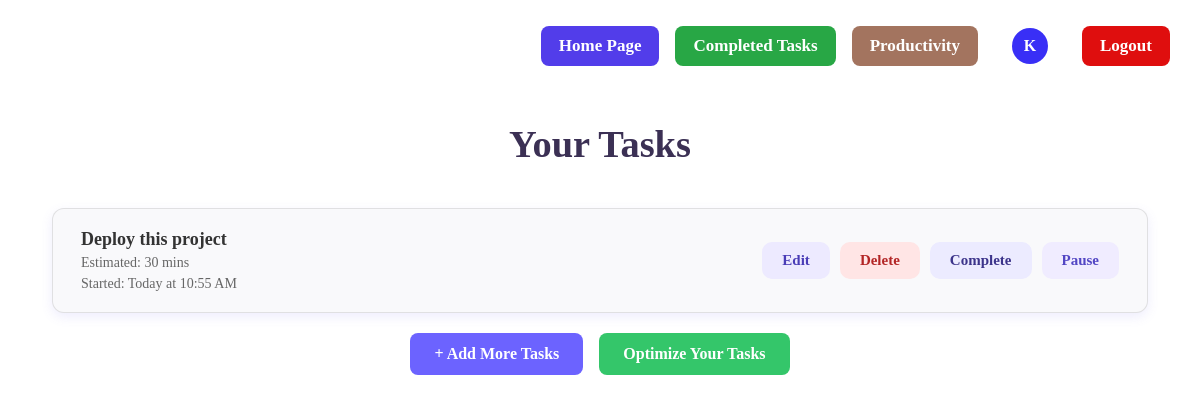
The app's page /dashboard (signed in) with its own data.
### tables this page shows
CREATE TABLE tasks (
        id INTEGER PRIMARY KEY AUTOINCREMENT,
        user_id INTEGER NOT NULL,
        task_name TEXT NOT NULL,
        description TEXT,
        estimated_time INTEGER NOT NULL,
        is_completed INTEGER DEFAULT 0,
        created_at TEXT DEFAULT CURRENT_TIMESTAMP, priority INTEGER DEFAULT 0, start_time TEXT, is_paused INTEGER DEFAULT 0,
        FOREIGN KEY (user_id) REFERENCES users(id)
    );

### app.py (the view)
@app.route('/dashboard')
def dashboard():
    if 'user_id' not in session:
        return redirect(url_for('login'))
    user_id = session['user_id']
    conn = get_db_connection()
    cur = conn.cursor()
    cur.execute("""
        SELECT id, task_name, estimated_time, is_completed, start_time, is_paused
        FROM tasks
        WHERE user_id = ?
        ORDER BY id DESC
    """, (user_id,))
    tasks = cur.fetchall()
    conn.close()
    formatted_tasks = []
    for task in tasks:
        task = dict(task)
        if task['start_time']:
            try:
                dt = datetime.strptime(task['start_time'], "%Y-%m-%d %H:%M:%S")
            except ValueError:
                dt = datetime.strptime(task['start_time'], "%Y-%m-%d %H:%M:%S.%f")
            now = datetime.now()
            if dt.date() == now.date():
                task['start_time_nice'] = dt.strftime("Today at %I:%M %p")
            elif dt.date() == (now - timedelta(days=1)).date():
                task['start_time_nice'] = dt.strftime("Yesterday at %I:%M %p")
            else:
                task['start_time_nice'] = dt.strftime("%b %d at %I:%M %p")
        else:
            task['start_time_nice'] = None
        formatted_tasks.append(task)
    return render_template('dashboard.html', username=session['username'], tasks=formatted_tasks)

### app.py (called while the page is built)
def get_db_connection():
    conn = sqlite3.connect('taskcrafter.db')
    conn.row_factory = sqlite3.Row
    return conn

### templates/dashboard.html (shortened to what this page needs)
{% extends "base.html" %}
{% block head %}
  <link rel="stylesheet" href="{{ url_for('static', filename='dashboard.css') }}">
{% endblock %}
{% block content %}
<div class="dashboard-container">
  {% if tasks|length > 0 %}
    <h1 class="dashboard-title">Your Tasks</h1>
    <section class="task-list-section">
      <ul class="task-list">
        {% for task in tasks %}
          <li class="task-card {% if task['is_completed'] %}completed{% endif %}">
            <div class="task-info">
              <div class="task-name">{{ task['task_name'] }}</div>
              <div class="task-estimate">Estimated: {{ task['estimated_time'] }} mins</div>
              {% if task['start_time_nice'] %}
                <div class="task-started">Started: {{ task['start_time_nice'] }}</div>
              {% endif %}
            </div>
            <div class="task-actions">
              {% if not task['is_completed'] %}
                <a href="{{ url_for('edit_task', task_id=task['id']) }}" class="btn-action edit" title="Edit this task" role="button">Edit</a>
                <a href="{{ url_for('delete_task', task_id=task['id']) }}" class="btn-action delete" title="Delete this task" role="button">Delete</a>
                {% if not task['start_time'] %}
                  <a href="{{ url_for('start_task', task_id=task['id']) }}" class="btn-action start" title="Start this task" role="button">Start</a>
                {% else %}
                  {% if task['is_paused'] %}
                    <a href="{{ url_for('resume_task', task_id=task['id']) }}" class="btn-action resume" title="Resume this task" role="button">Resume</a>
                  {% else %}
                    <a href="{{ url_for('mark_complete', task_id=task['id']) }}" class="btn-action complete" title="Mark as complete" role="button">Complete</a>
                    <a href="{{ url_for('pause_task', task_id=task['id']) }}" class="btn-action pause" title="Pause this task" role="button">Pause</a>
                  {% endif %}
                {% endif %}
              {% else %}
                <a href="{{ url_for('unmark_complete', task_id=task['id']) }}" class="btn-action undo-complete" title="Undo completion" role="button">Undo Complete</a>
              {% endif %}
            </div>
          </li>
        {% endfor %}
      </ul>
      <div class="task-controls">
      <a href="{{ url_for('add_task') }}" class="btn1">+ Add More Tasks</a>
      <a href="{{ url_for('optimize_tasks') }}" class="btn2">Optimize Your Tasks</a>
  </div>
    </section>
  {% else %}
    <div class="empty-dashboard">
      <h2>Plan Your Day</h2>
      <p>List the tasks that you want to accomplish here.</p>
      <a href="{{ url_for('add_task') }}" class="btn btn-primary" role="button">Add Task</a>
    </div>
  {% endif %}
</div>
{% endblock %}

### static/dashboard.css (style rules this page uses)
*, *::before, *::after { box-sizing: border-box; }
html, body { margin: 0; padding: 0; height: 100%; overflow-y: auto; overflow-x: hidden; font-family:Cambria, Cochin, Georgia, Times, 'Times New Roman', serif; background-color: #ffffffac; }
.dashboard-container { width: 100%; padding: 10px 48px; box-sizing: border-box; background: #ffffff; display: flex; flex-direction: column; }
.dashboard-title { font-size: 2.4rem; font-weight: 700; color: #3b3054; text-align: center; margin: 20px 0 30px; }
.task-list-section { flex-grow: 1; padding: 12px 4px 0 4px; }
.task-list { list-style: none; padding: 0; margin: 0 auto; width: 100%; max-width: 1250px; }
.task-card { background: #f9f9fb; border-radius: 12px; padding: 20px 28px; margin-bottom: 14px; display: flex; justify-content: space-between; align-items: center; box-shadow: 0 4px 12px rgba(115, 103, 240, 0.12); transition: transform 0.25s ease, box-shadow 0.25s ease; border: 1px solid rgba(0, 0, 0, 0.1); }
.task-info { display: flex; flex-direction: column; gap: 5px; }
.task-name { font-size: 18px; font-weight: 600; color: #333; flex: 1; white-space: nowrap; overflow: hidden; text-overflow: ellipsis; margin-right: 20px; }
.task-estimate, .task-started { font-size: 14px; color: #666; }
.task-actions { display: flex; flex-wrap: wrap; gap: 10px; }
.btn-action { padding: 10px 20px; border-radius: 10px; font-size: 15px; font-weight: 600; border: none; cursor: pointer; transition: all 0.2s ease-in-out; box-shadow: none; text-decoration: none; }
.edit { background-color: #edeaff; color: #4a3db7; }
.delete { background-color: #ffe5e5; color: #b32525; }
.complete { background-color: #ecebff; color: #3c348b; }
.pause { background-color: #f0ecff; color: #5246c4; }
.task-controls { display: flex; justify-content: center; align-items: center; gap: 16px; margin: 20px auto 0; flex-wrap: wrap; }
.btn1 { padding: 12px 24px; font-size: 16px; font-weight: 600; color: #fff; background-color: #6c63ff; border: none; border-radius: 8px; text-decoration: none; cursor: pointer; transition: background-color 0.3s ease; }
.btn2 { padding: 12px 24px; font-size: 16px; font-weight: 600; color: #fff; background-color: #34c66a; border: none; border-radius: 8px; text-decoration: none; cursor: pointer; transition: background-color 0.3s ease; }

### records on screen
tasks: task_name "Deploy this project", estimated_time "30", start_time_nice "Today at 10:55 AM"

### other values on screen
{{ username[0] | upper }} "K"
